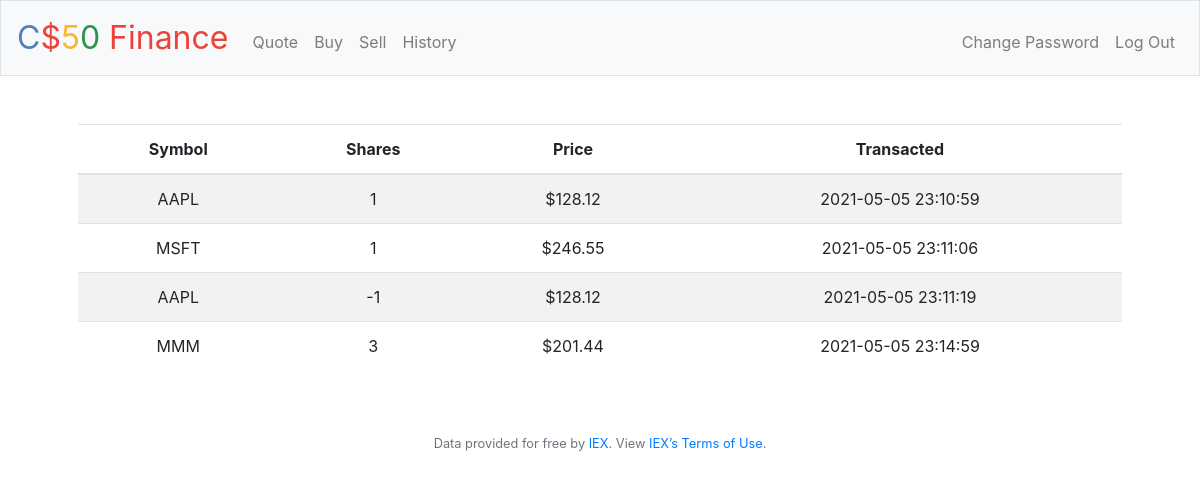
Screenshot of /history (signed in) with the database file from the repository.
### tables this page shows
CREATE TABLE history (person_id INTEGER NOT NULL, symbol TEXT NOT NULL, shares NUMERIC NOT NULL, price NUMERIC NOT NULL, transacted TEXT NOT NULL, FOREIGN KEY (person_id) REFERENCES users(id));

### application.py (the view)
@app.route("/history")
@login_required
def history():
    records = db.execute("SELECT * FROM history WHERE person_id = ?", session["user_id"])
    return render_template("history.html", records=records)

### application.py (called while the page is built)
@app.after_request
def after_request(response):
    response.headers["Cache-Control"] = "no-cache, no-store, must-revalidate"
    response.headers["Expires"] = 0
    response.headers["Pragma"] = "no-cache"
    return response

### helpers.py (called while the page is built)
def login_required(f):
    @wraps(f)
    def decorated_function(*args, **kwargs):
        if session.get("user_id") is None:
            return redirect("/login")
        return f(*args, **kwargs)
    return decorated_function

### templates/history.html (shortened to what this page needs)
{% extends "layout.html" %}
{% block main %}
    <table class="table table-striped">
        <thead>
            <tr>
                <th scope="col">Symbol</th>
                <th scope="col">Shares</th>
                <th scope="col">Price</th>
                <th scope="col">Transacted</th>
            </tr>
        </thead>
        <tbody>
            {% for record in records %}
                <tr>
                    <td>{{ record.symbol }}</td>
                    <td>{{ record.shares }}</td>
                    <td>${{ record.price }}</td>
                    <td>{{ record.transacted }}</td>
                </tr>
            {% endfor %}
        </tbody>
    </table>
{% endblock %}

### templates/layout.html (shortened to what this page needs)
<!DOCTYPE html>
<html lang="en">
    <head>
        <link rel="stylesheet" href="https://cdn.jsdelivr.net/npm/bootstrap@4.5.3/dist/css/bootstrap.min.css">
        <link href="/static/styles.css" rel="stylesheet">
    </head>
    <body>
        <nav class="navbar navbar-expand-md navbar-light bg-light border">
            <a class="navbar-brand" href="/"><span class="blue">C</span><span class="red">$</span><span class="yellow">5</span><span class="green">0</span> <span class="red">Finance</span></a>
            <div class="collapse navbar-collapse" id="navbar">
                {% if session.user_id %}
                    <ul class="navbar-nav mr-auto mt-2">
                        <li class="nav-item"><a class="nav-link" href="/quote">Quote</a></li>
                        <li class="nav-item"><a class="nav-link" href="/buy">Buy</a></li>
                        <li class="nav-item"><a class="nav-link" href="/sell">Sell</a></li>
                        <li class="nav-item"><a class="nav-link" href="/history">History</a></li>
                    </ul>
                    <ul class="navbar-nav ml-auto mt-2">
                        <li class="nav-item"><a class="nav-link" href="/change_password">Change Password</a></li>
                        <li class="nav-item"><a class="nav-link" href="/logout">Log Out</a></li>
                    </ul>
                {% else %}
                    <ul class="navbar-nav ml-auto mt-2">
                        <li class="nav-item"><a class="nav-link" href="/register">Register</a></li>
                        <li class="nav-item"><a class="nav-link" href="/login">Log In</a></li>
                    </ul>
                {% endif %}
            </div>
        </nav>
        <main class="container p-5">
            {% block main %}{% endblock %}
        </main>
        <footer class="small text-center text-muted">
            Data provided for free by <a href="https://iextrading.com/developer">IEX</a>. View <a href="https://iextrading.com/api-exhibit-a/">IEX’s Terms of Use</a>.
        </footer>
    </body>
</html>

### static/styles.css (style rules this page uses)
nav .navbar-brand { font-size: xx-large; }
nav .navbar-brand .blue { color: #537fbe; }
nav .navbar-brand .red { color: #ea433b; }
nav .navbar-brand .yellow { color: #f5b82e; }
nav .navbar-brand .green { color: #2e944b; }
main { overflow-x: auto; text-align: center; }

### rows the page displays
history: symbol "AAPL", shares "1", price "128.12", transacted "2021-05-05 23:10:59"
history: symbol "MSFT", shares "1", price "246.55", transacted "2021-05-05 23:11:06"
history: symbol "AAPL", shares "-1", price "128.12", transacted "2021-05-05 23:11:19"
history: symbol "MMM", shares "3", price "201.44", transacted "2021-05-05 23:14:59"
